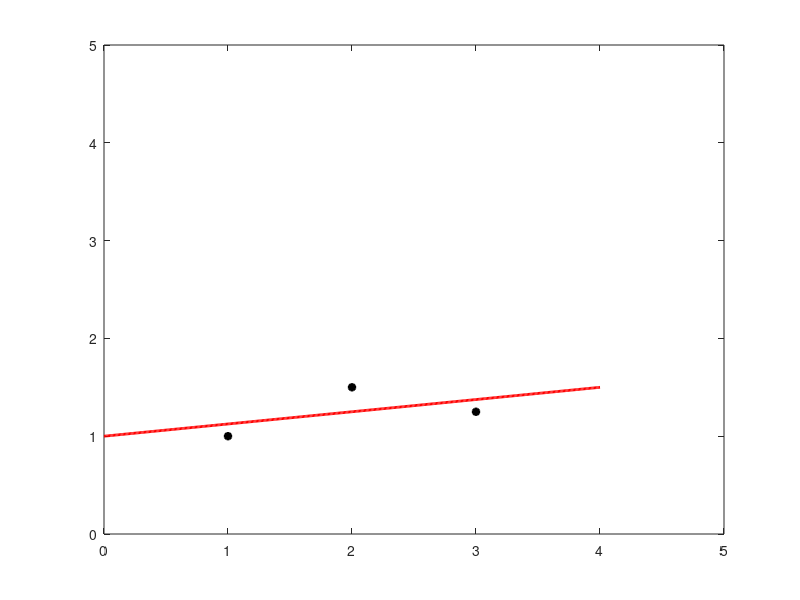

The MATLAB script that drew this image:
clf; clear; clc;
%% ASKHSH 1
%% Esto ta shmeia (1,1) , (2, 1.5) kai (3, 1.25)
%% Me diakrita elaxista ypologiste thn ey8eia grammh poy proseggizei ta shmeia.
x = [1 2 3]';
y = [1 1.5 1.25]';
a = [1 1 ; 1 2 ; 1 3];

m = a' * a;
b = a' * y;
coef = m\b
coef=flipud(coef)
sfalma = norm(y - polyval(coef, x))
sxeSfalma = norm(y - polyval(coef, x)) / norm(y)

plot(x, y, '*k', 'linewidth',2); hold on

xplot = linspace(0, 4 , 400);
yplot = polyval(coef, xplot);
plot(xplot, yplot ,'r-', 'linewidth',2)
xlim([0,5])
ylim([0,5])

% coef2 = a\y;
